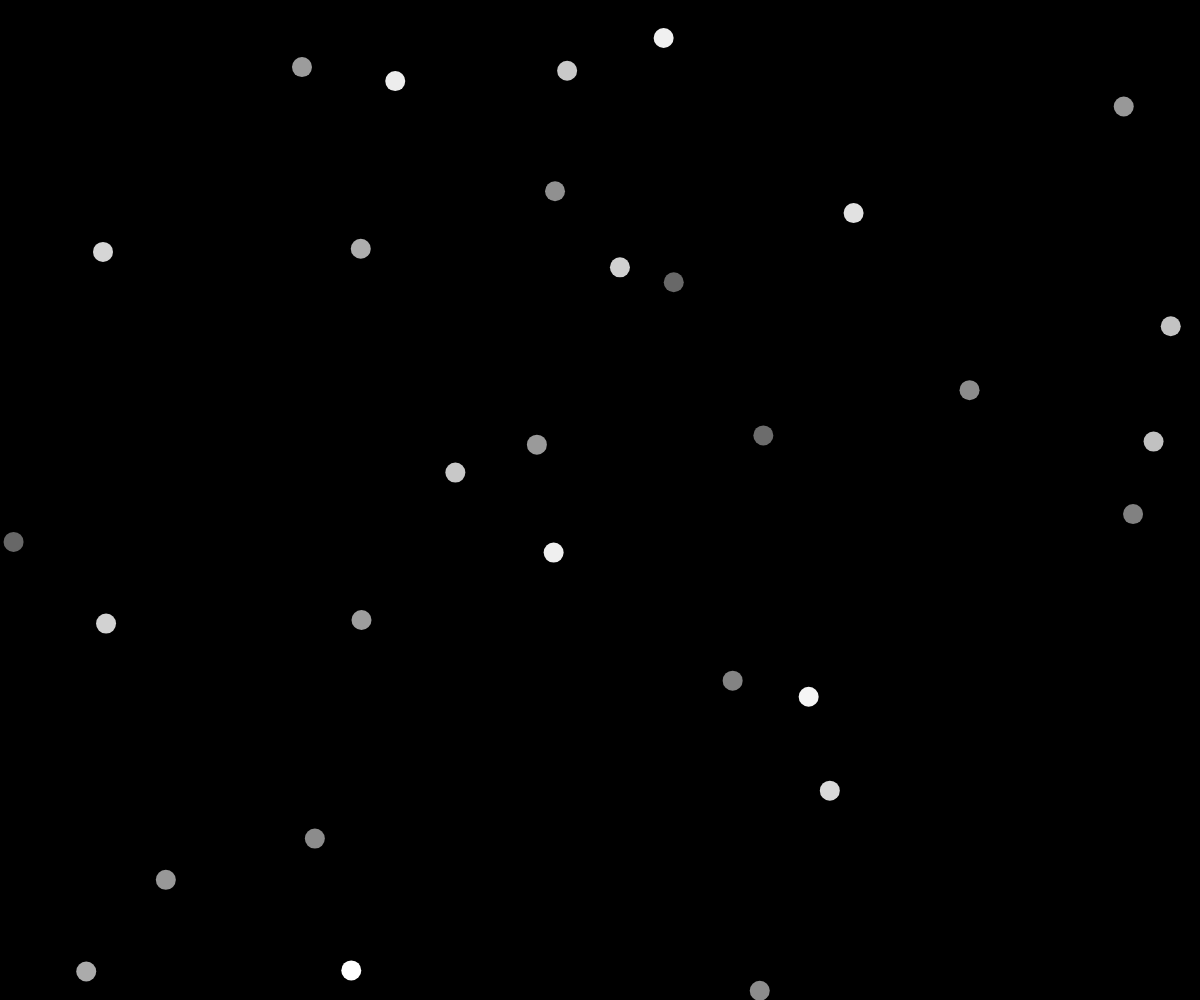
Frame 1 (no input)
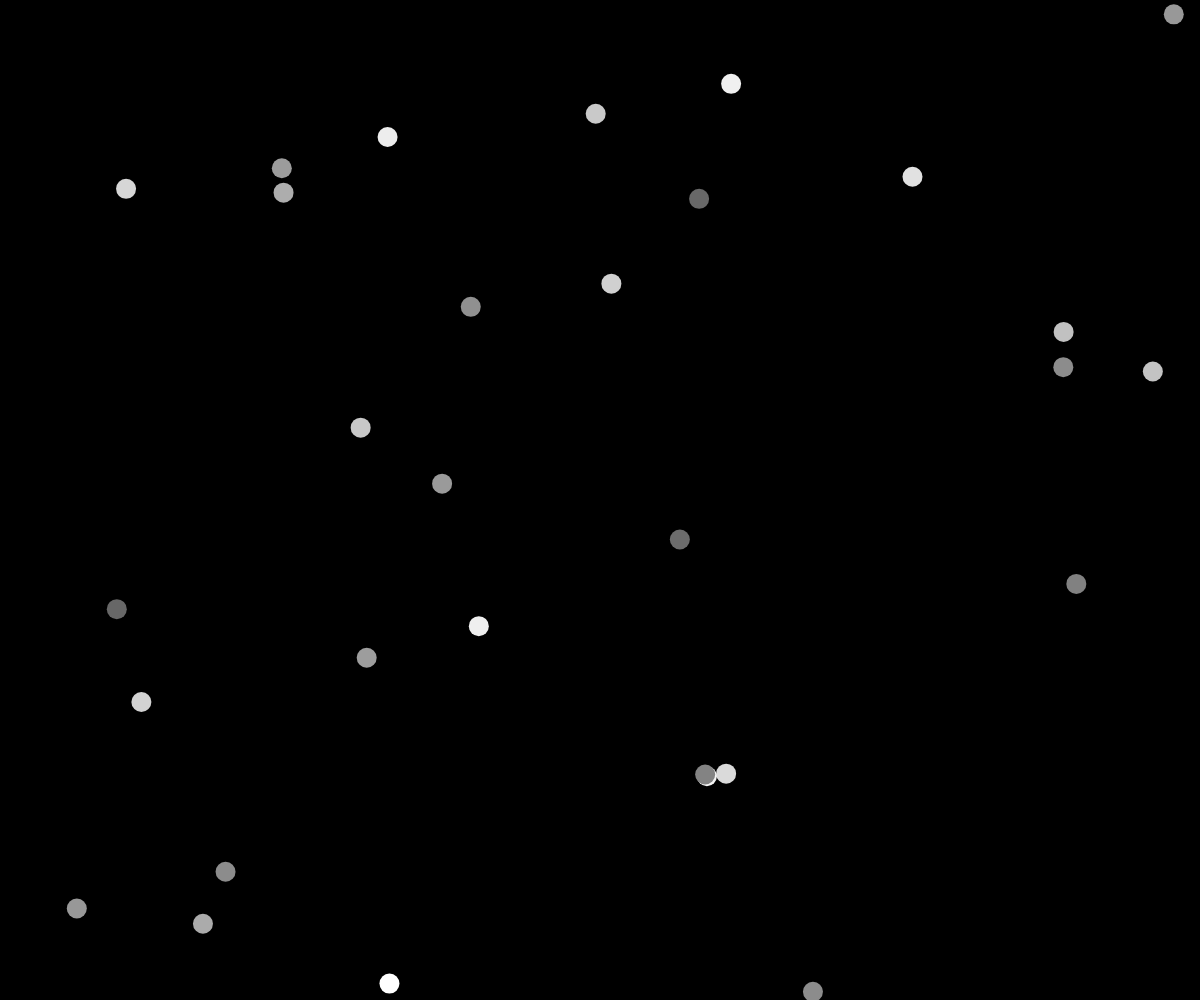
Frame 60 (no input)
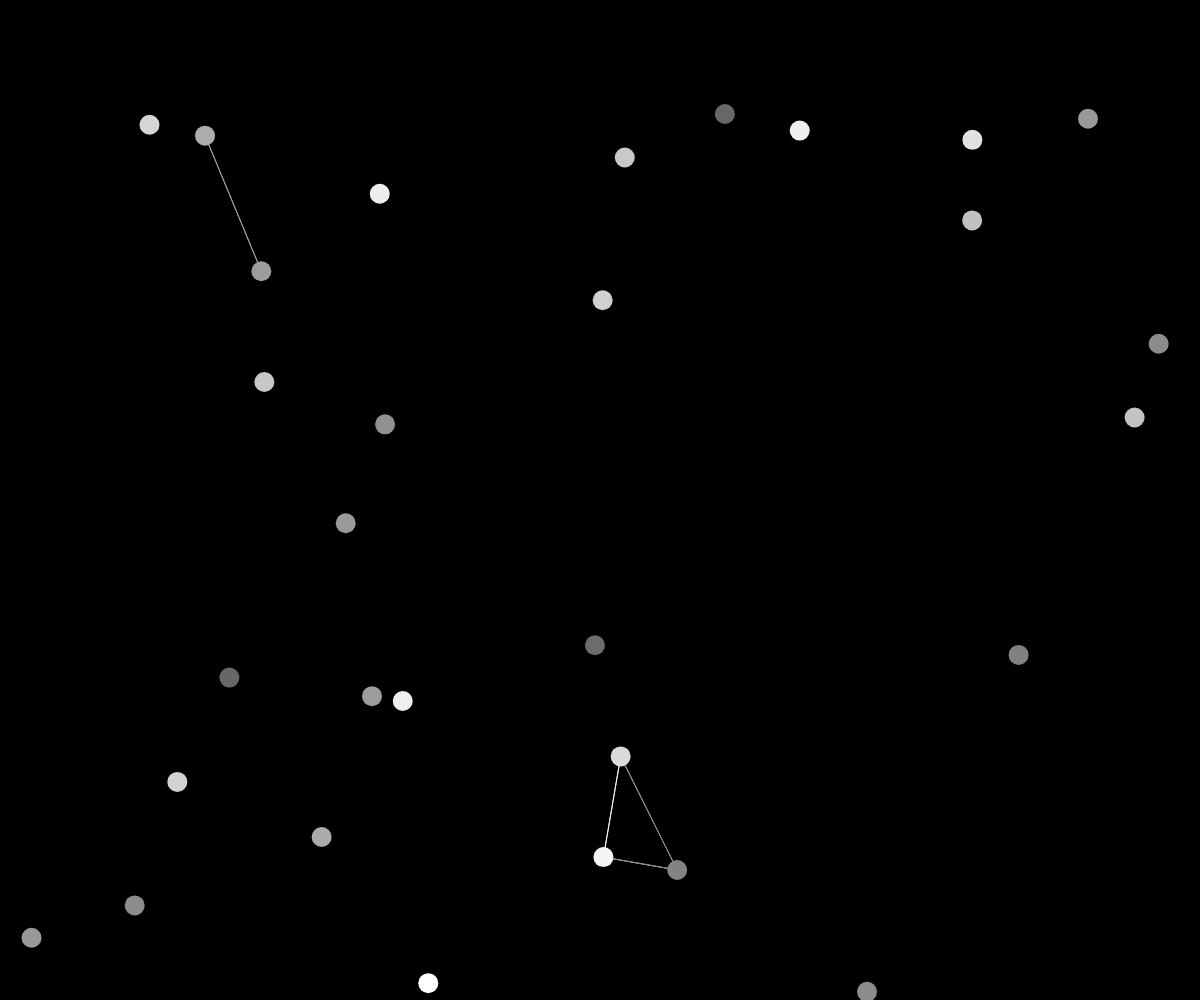
Frame 120 (the mouse pressed at the canvas centre since frame 60)

The p5.js sketch that drew these frames (run headless with seeded random() and noise() and a simulated clock; from frame 60 on, the mouse is pressed at the canvas centre):

// p5.js sketch
// ── sketch.js
let baelle = new Array(30);
let linked = new Array(baelle.length);

for (let i = 0; i < linked.length; i++) {
    linked[i] = new Array(baelle.length);
}

function setup() {
    createCanvas(windowWidth, windowHeight);
    for (let i = 0; i < baelle.length; i++) {
        baelle[i] = new Ball();
    }

    for (let i = 0; i < linked.length; i++) {
        for (let j = 0; j < linked[i].length; j++) {
            linked[i][j] = false;
        }
    }
}

function drawLink(){
    for (let i = 0; i < baelle.length; i++) {
        for (let j = 0; j < baelle.length; j++) {
            if (j != i) {
                if (dist(baelle[i].x, baelle[i].y, baelle[j].x, baelle[j].y) <= baelle[i].r * 2) {
                    linked[i][j] = true;
                }
            }
            if (linked[i][j] == true) {
                stroke(baelle[i].farbe);
                line(baelle[i].x, baelle[i].y, baelle[j].x, baelle[j].y);
            }
        }
    }
}

class Ball {
    constructor() {
        this.r = height/(height/10);
        this.x = random(this.r, (width + 1) - this.r);
        this.y = random(this.r, (height + 1) - this.r);
        this.speedx = random(-2, 2);
        this.speedy = random(-2, 2);
        this.farbe = int(random(100, 256));
    }

    rendern() {
        noStroke();
        fill(this.farbe);
        circle(this.x, this.y, this.r * 2);
    }

    update() {
        this.x += this.speedx;
        this.y += this.speedy;

        if (this.x >= width - this.r || this.x <= this.r) {
            this.speedx = -this.speedx;
        }

        if (this.y >= height - this.r || this.y <= this.r) {
            this.speedy = -this.speedy;
        }
    }
}

function draw() {
    background(0);
    drawLink();
    for (let i = 0; i < baelle.length; i++) {
        baelle[i].rendern();
        baelle[i].update();
    }
}

function windowResized(){
    resizeCanvas(windowWidth, windowHeight);
}
